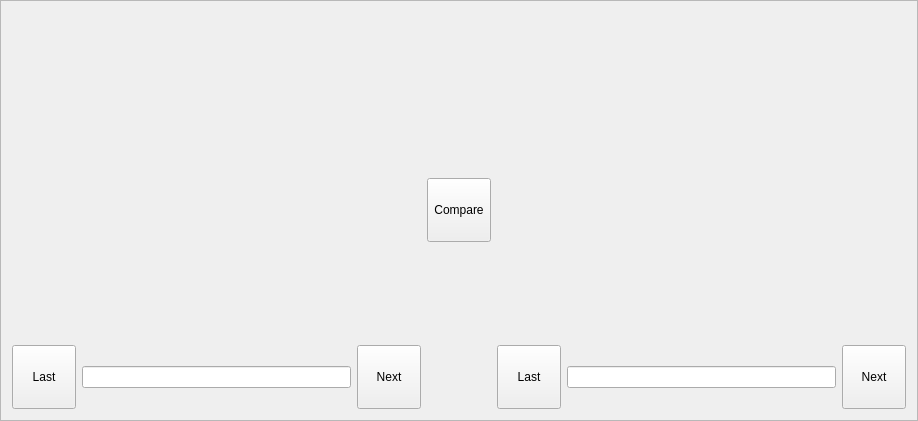
<?xml version="1.0" encoding="UTF-8"?>
<ui version="4.0">
 <class>FeatureView</class>
 <widget class="QFrame" name="FeatureView">
  <property name="geometry">
   <rect>
    <x>0</x>
    <y>0</y>
    <width>918</width>
    <height>421</height>
   </rect>
  </property>
  <property name="windowTitle">
   <string>Feature View</string>
  </property>
  <property name="windowIcon">
   <iconset resource="rc.qrc">
    <normaloff>:/button/rc/bar-chart.png</normaloff>:/button/rc/bar-chart.png</iconset>
  </property>
  <property name="frameShape">
   <enum>QFrame::StyledPanel</enum>
  </property>
  <property name="frameShadow">
   <enum>QFrame::Raised</enum>
  </property>
  <layout class="QGridLayout" name="gridLayout">
   <item row="2" column="5">
    <layout class="QHBoxLayout" name="horizontalLayout_2">
     <item>
      <widget class="QToolButton" name="lastR">
       <property name="minimumSize">
        <size>
         <width>64</width>
         <height>64</height>
        </size>
       </property>
       <property name="text">
        <string>Last</string>
       </property>
       <property name="iconSize">
        <size>
         <width>40</width>
         <height>40</height>
        </size>
       </property>
      </widget>
     </item>
     <item>
      <widget class="QLineEdit" name="lineEdit_2">
       <property name="readOnly">
        <bool>true</bool>
       </property>
      </widget>
     </item>
     <item>
      <widget class="QToolButton" name="nextR">
       <property name="minimumSize">
        <size>
         <width>64</width>
         <height>64</height>
        </size>
       </property>
       <property name="text">
        <string>Next</string>
       </property>
       <property name="iconSize">
        <size>
         <width>40</width>
         <height>40</height>
        </size>
       </property>
      </widget>
     </item>
    </layout>
   </item>
   <item row="2" column="0">
    <layout class="QHBoxLayout" name="horizontalLayout">
     <item>
      <widget class="QToolButton" name="lastL">
       <property name="minimumSize">
        <size>
         <width>64</width>
         <height>64</height>
        </size>
       </property>
       <property name="text">
        <string>Last</string>
       </property>
       <property name="iconSize">
        <size>
         <width>40</width>
         <height>40</height>
        </size>
       </property>
      </widget>
     </item>
     <item>
      <widget class="QLineEdit" name="lineEdit">
       <property name="readOnly">
        <bool>true</bool>
       </property>
      </widget>
     </item>
     <item>
      <widget class="QToolButton" name="nextL">
       <property name="minimumSize">
        <size>
         <width>64</width>
         <height>64</height>
        </size>
       </property>
       <property name="text">
        <string>Next</string>
       </property>
       <property name="iconSize">
        <size>
         <width>40</width>
         <height>40</height>
        </size>
       </property>
      </widget>
     </item>
    </layout>
   </item>
   <item row="0" column="1" rowspan="3">
    <layout class="QVBoxLayout" name="verticalLayout">
     <item>
      <widget class="QToolButton" name="toolButton_2">
       <property name="minimumSize">
        <size>
         <width>64</width>
         <height>64</height>
        </size>
       </property>
       <property name="maximumSize">
        <size>
         <width>64</width>
         <height>64</height>
        </size>
       </property>
       <property name="text">
        <string>Compare</string>
       </property>
       <property name="iconSize">
        <size>
         <width>40</width>
         <height>40</height>
        </size>
       </property>
      </widget>
     </item>
    </layout>
   </item>
   <item row="0" column="5">
    <widget class="QWidget" name="widget_2" native="true">
     <property name="sizePolicy">
      <sizepolicy hsizetype="Expanding" vsizetype="Expanding">
       <horstretch>0</horstretch>
       <verstretch>0</verstretch>
      </sizepolicy>
     </property>
     <layout class="QGridLayout" name="gridLayout_3"/>
    </widget>
   </item>
   <item row="0" column="0" rowspan="2">
    <widget class="QWidget" name="widget" native="true">
     <property name="sizePolicy">
      <sizepolicy hsizetype="Expanding" vsizetype="Expanding">
       <horstretch>0</horstretch>
       <verstretch>0</verstretch>
      </sizepolicy>
     </property>
     <layout class="QGridLayout" name="gridLayout_2"/>
    </widget>
   </item>
  </layout>
 </widget>
 <resources>
  <include location="rc.qrc"/>
 </resources>
 <connections/>
</ui>
